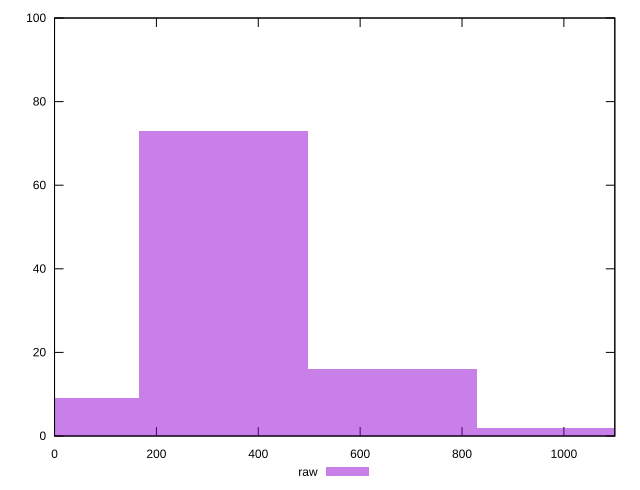

The gnuplot source for this figure:
reset

$raw <<EOF
663.0776019254687 16
0 9
331.53880096273434 73
994.6164028882031 2
EOF

set key outside below
set boxwidth 331.53880096273434
set xrange [0:1100]
set yrange [0:100]
set trange [0:100]
set style fill transparent solid 0.5 noborder
set terminal svg size 640, 490 enhanced background rgb 'white'
set output "reports/report_00028_2021-02-24T12-49-42.674Z/unused-css-rules/samples/astro/raw/histogram.svg"

plot $raw title "raw" with boxes

reset
